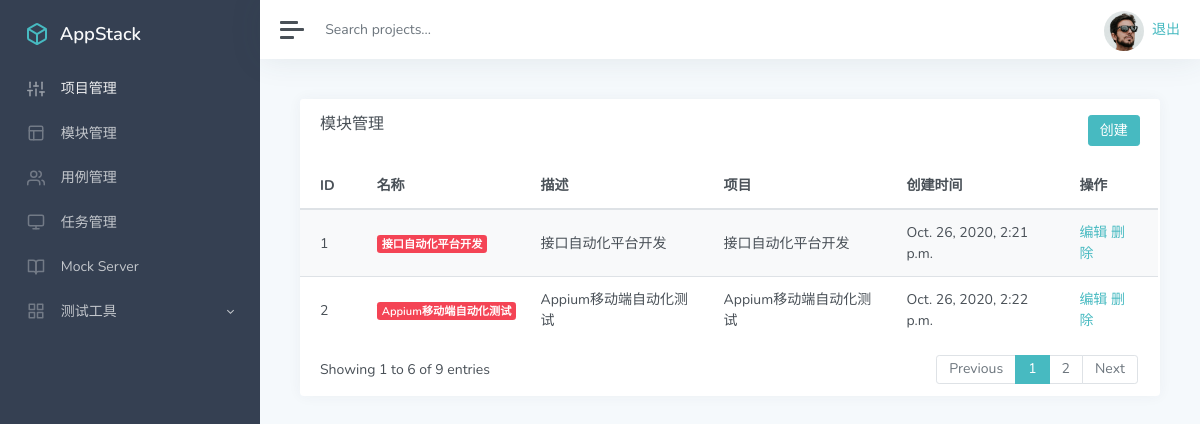
The page /manage/module_list/ on the database its author committed.
### app_manage/models.py (models this page shows)
class Module(models.Model):
    project = models.ForeignKey(Project,on_delete=models.CASCADE)
    name = models.CharField('名称',max_length=100,null=False,default='')
    describe = models.TextField('描述',default='')
    update_time = models.DateTimeField('更新时间',auto_now=True)
    create_time = models.DateTimeField('创建时间',auto_now_add=True)

class Project(models.Model):
    name = models.CharField('名称',max_length=100,blank=False,default='')
    describe = models.TextField('描述',default='')
    status = models.BooleanField('状态',default=True)
    update_time = models.DateTimeField('更新时间',auto_now=True)
    create_time = models.DateTimeField('创建时间',auto_now_add=True)
    def __str__(self):
        return self.name

### app_manage/views/module.py (the view)
# urls.py: path('module_list/',module.list_module),
def list_module(request):
    module_list = Module.objects.all()
    return render(request,'module/list.html',{"modules":module_list})

### templates/module/list.html (shortened to what this page needs)
{% extends 'manager.html' %}
{% block manager %}
<div class="col-12 col-lg-12 d-flex">
    <div class="card flex-fill">
        <div class="card-header">
            <h5 class="card-title mb-0" style="float:left">模块管理</h5>
            <button type="button" onclick="add()" class="btn btn-primary" style="float:right">创建</button>
        </div>
        <div id="datatables-dashboard-products_wrapper"
             class="dataTables_wrapper dt-bootstrap4 no-footer">
            <div class="row">
                <div class="col-sm-12">
                    <table id="datatables-dashboard-products"
                           class="table table-striped my-0 dataTable no-footer" role="grid"
                           aria-describedby="datatables-dashboard-products_info"
                           style="
                    width: 100%;
                    height: 100%;
                    ">
                        <thead>
                        <tr role="row">
                            <th>ID</th>
                            <th>名称</th>
                            <th>描述</th>
                            <th>项目</th>
                            <th>创建时间</th>
                            <th>操作</th>
                        </tr>
                        </thead>
                        <tbody>
                        {% for m in modules %}
                        <tr role="row" class="odd">
                            <td class="sorting_1">{{m.id}}</td>
                            <td><span class="badge badge-danger">{{m.name}}</span></td>
                            <td class="d-none d-xl-table-cell">{{m.describe}}</td>
                            <td class="d-none d-xl-table-cell">{{m.project}}</td>
                            <td class="d-none d-xl-table-cell">{{m.create_time}}</td>
                            <td>
                                <a href="/project/edit/{{p.id}}">编辑</a>
                                <a href="/project/delete/{{p.id}}">删除</a>
                            </td>
                        </tr>
                        {% endfor %}
                        </tbody>
                    </table>
                </div>
            </div>
            <div class="row">
                <div class="col-sm-12 col-md-5">
                    <div class="dataTables_info" id="datatables-dashboard-products_info"
                         role="status" aria-live="polite">Showing 1 to 6 of 9 entries
                    </div>
                </div>
                <div class="col-sm-12 col-md-7">
                    <div class="dataTables_paginate paging_simple_numbers"
                         id="datatables-dashboard-products_paginate">
                        <ul class="pagination">
                            <li class="paginate_button page-item previous disabled"
                                id="datatables-dashboard-products_previous"><a href="#"
                                                                               aria-controls="datatables-dashboard-products"
                                                                               data-dt-idx="0"
                                                                               tabindex="0"
                                                                               class="page-link">Previous</a>
                            </li>
                            <li class="paginate_button page-item active"><a href="#"
                                                                            aria-controls="datatables-dashboard-products"
                                                                            data-dt-idx="1"
                                                                            tabindex="0"
                                                                            class="page-link">1</a>
                            </li>
                            <li class="paginate_button page-item "><a href="#"
                                                                      aria-controls="datatables-dashboard-products"
                                                                      data-dt-idx="2" tabindex="0"
                                                                      class="page-link">2</a></li>
                            <li class="paginate_button page-item next"
                                id="datatables-dashboard-products_next"><a href="#"
                                                                           class="page-link">Next</a>
                            </li>
                        </ul>
                    </div>
                </div>
            </div>
        </div>
    </div>
{% endblock %}

### rows shown on the page
Module: id "1", name "接口自动化平台开发", describe "接口自动化平台开发", project "接口自动化平台开发", create_time "Oct. 26, 2020, 2:21 p.m."
Module: id "2", name "Appium移动端自动化测试", describe "Appium移动端自动化测试", project "Appium移动端自动化测试", create_time "Oct. 26, 2020, 2:22 p.m."
